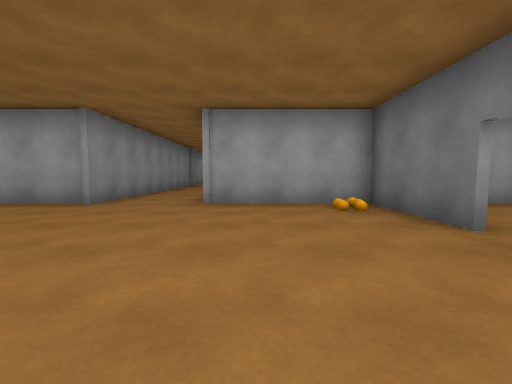
view 1 (above)

16 first-person views from a walk through a 3-D level made in the Unity game engine. The camera is 1.2 m above the floor, tilts 4° down and sees 90° across. Doors are open. The floor is counted in squares, 2 m on a side. Each view is taken from the middle of a square. On the plan, view 1 faces up. The plan holds only what a view shows up to about 9 squares ahead; the rest is blank. The player character is not drawn. Surface patterns are stand-ins for the level's own textures.

view 2
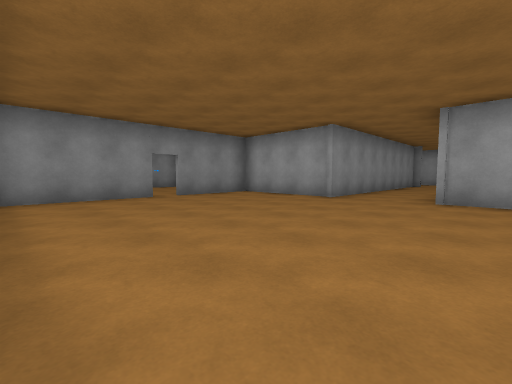

view 3
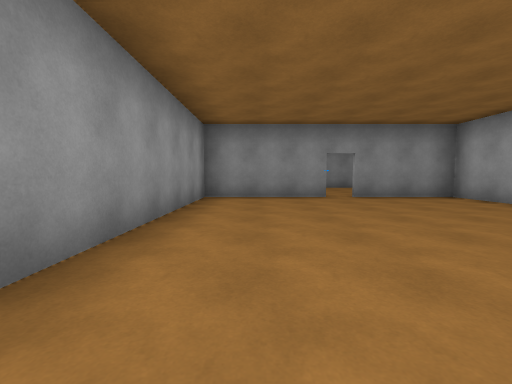

view 4
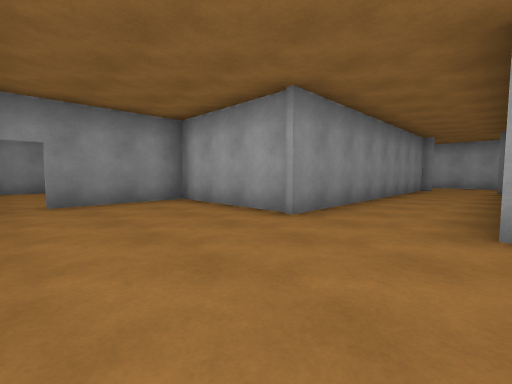

view 5
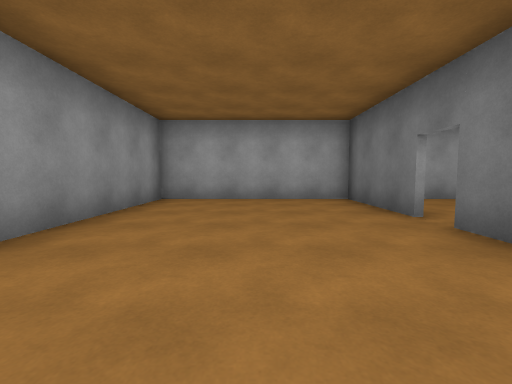

view 6
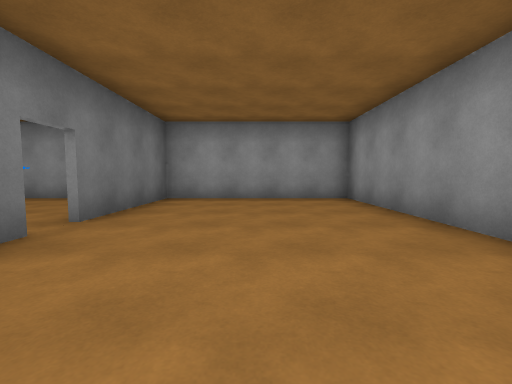

view 7
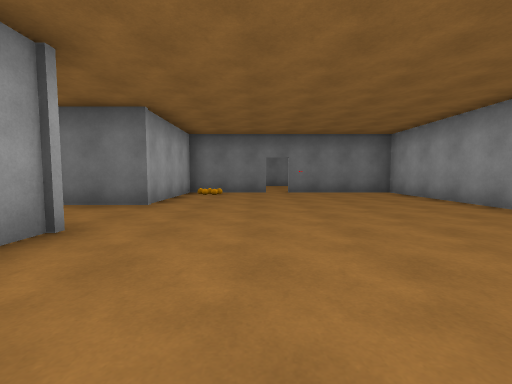

view 8
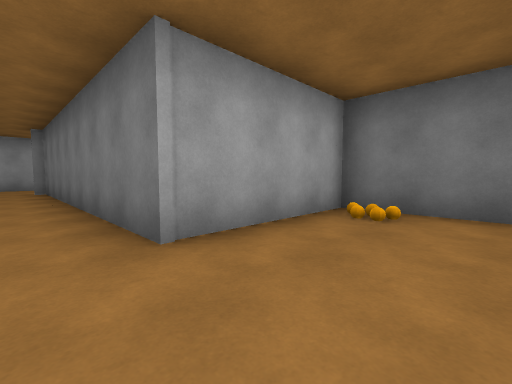

view 9
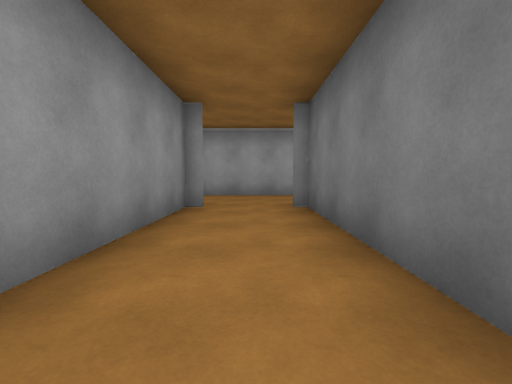

view 10
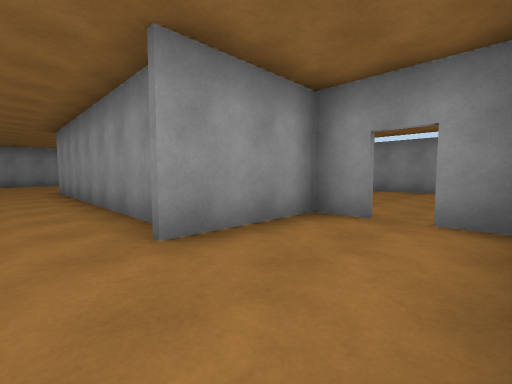

view 11
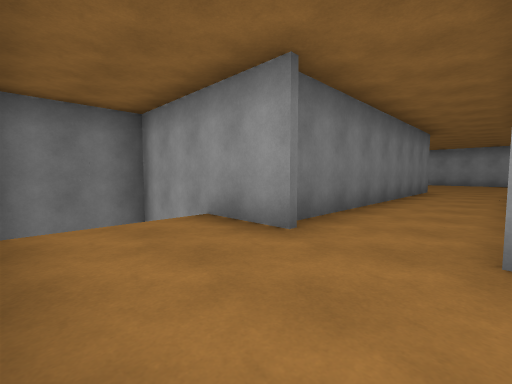

view 12
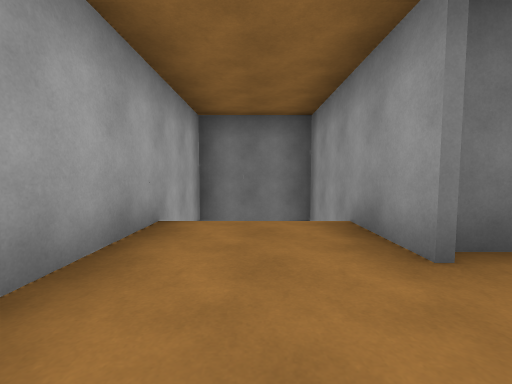

view 13
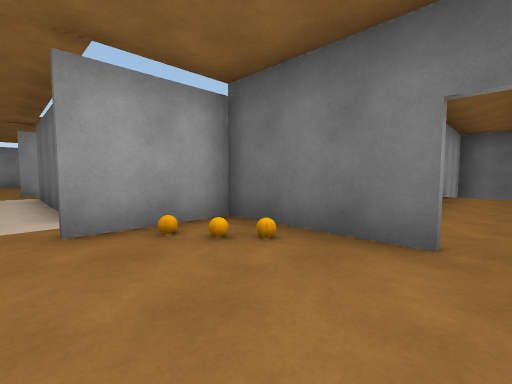

view 14
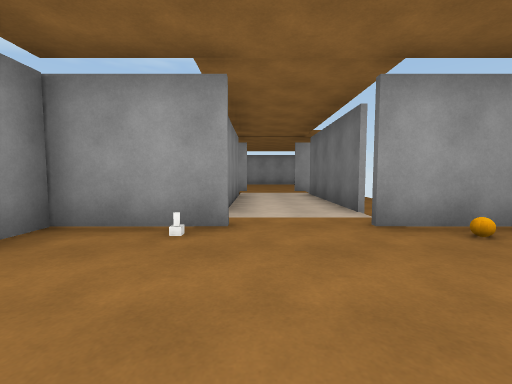

view 15
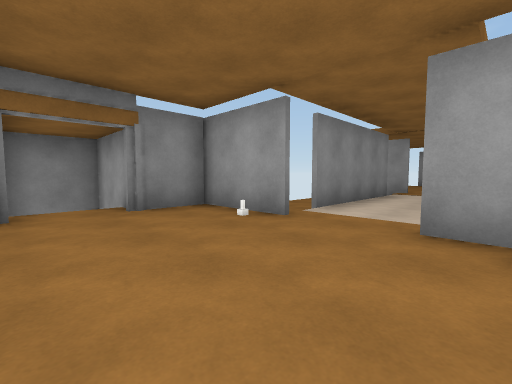

view 16
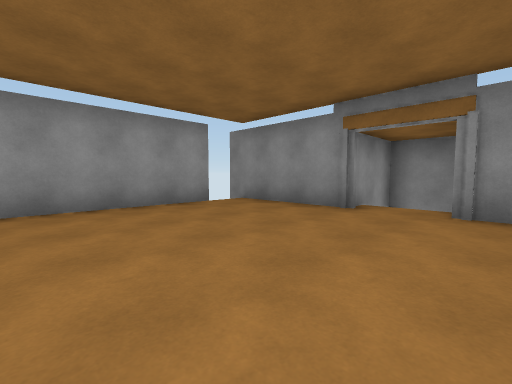

### Floor plan
Points are (right, up) in squares from view 1. A wall is a line through its corners. A room is listed if a view was taken in it or the views show most of it. See-through windows are left out.
Room 1 (views 1, 2, 3, 4, 7, 8, 9)
walls: (-6.7, 1.9) (-6.7, -1.4); (-6.7, 5.3) (-6.7, 2.5); (2.3, 2.6) (2.3, 5.1) (-1.1, 5.1) (-1.1, 12.7); (-7.1, -1.3) (2.3, -1.3) (2.3, 2); (-2.9, 12.7) (-3.3, 12.7) (-3.3, 5.1) (-7, 5.1)
ways out: open door at (-7, 2) to room 2; open door at (-2.5, 13) to room 3; open door at (2, 2.5)
Room 2 (views 5, 6)
walls: (-6.8, 2.5) (-6.8, 5.3); (-7, 5.1) (-11.3, 5.1) (-11.3, -1.3) (-7.1, -1.3); (-6.8, -1.4) (-6.8, 1.9)
ways out: open door at (-7, 2) to room 1
Room 3 (views 10, 11, 12)
walls: (-1.4, 12.8) (2.7, 12.8) (2.7, 15.2) (-3.5, 15.2); (-5.5, 13.7) (-5.5, 12.8) (-2.9, 12.8); (-5.5, 15.1) (-5.5, 14.4)
ways out: open door at (-2.5, 13) to room 1; open door at (-5.5, 14) to room 4
Room 4 (views 13, 14, 15, 16)
walls: (-11.3, 14) (-11.3, 10.6); (-9.2, 16.9) (-11.3, 16.9) (-11.3, 15.6); (-10.4, 11.2) (-6.9, 11.2); (-5.6, 14.4) (-5.6, 16.9) (-7.6, 16.9)
ways out: open door at (-5.5, 14) to room 3; open door at (-8.5, 17) to room 5; opening at (-12, 15)
Room 5 (no view inside)
walls: (-7.3, 18) (-7.3, 21.9); (-9.5, 21.9) (-9.5, 18); (-9.2, 23.1) (-10, 23.1)
ways out: open door at (-8.5, 17) to room 4; opening at (-7, 18); opening at (-7, 22); open door at (-8.5, 23); gap at (-10, 18); gap at (-10, 22)

Where each view was taken, in squares from view 1:
view 1: 0 up, 0 right, facing up
view 2: 1 down, 0 right, facing up-left
view 3: 0 up, 0 right, facing left
view 4: 2 up, 1 left, facing up-left
view 5: 1 down, 9 left, facing up
view 6: 5 up, 9 left, facing down
view 7: 3 up, 6 left, facing right
view 8: 3 up, 2 left, facing up-right
view 9: 8 up, 2 left, facing up
view 10: 15 up, 2 left, facing down-left
view 11: 15 up, 3 left, facing down-right
view 12: 14 up, 3 left, facing right
view 13: 14 up, 8 left, facing up-right
view 14: 14 up, 9 left, facing up
view 15: 14 up, 7 left, facing up-left
view 16: 16 up, 7 left, facing down-left
